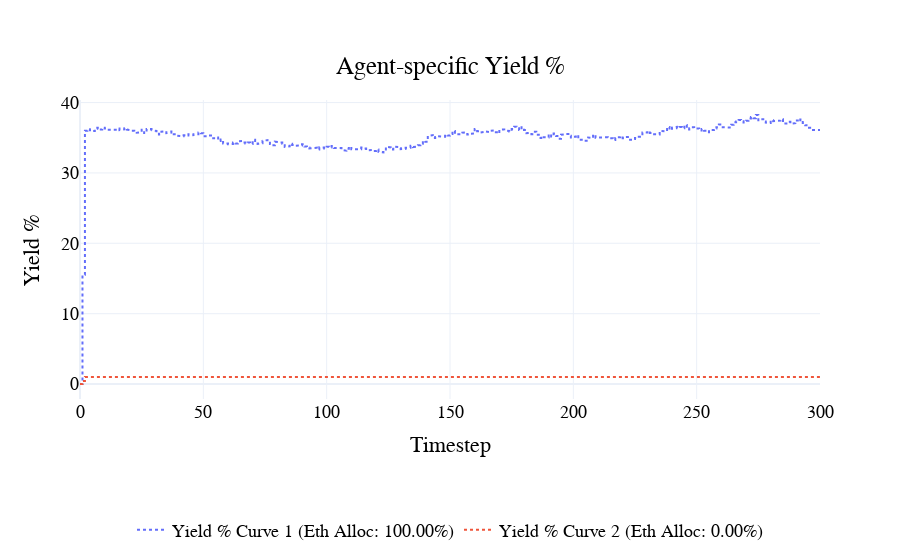

The notebook cell this image was saved under:
### Code cell
fig = visualizations.plot_yield_pct(
    df, init_agent_eth_alloc
)
pio.show(fig)

### Figure 1 — Plotly figure (JSON) as saved in the notebook; plotly's stock layout.template omitted (floating-point values rounded to 4 significant figures; data arrays with more than 128 entries replaced by an {"elided": "..."} marker saying what was removed)
{"data": [{"line": {"dash": "dot", "width": 2}, "name": "Yield % Curve 1 (Eth Alloc: 100.00%)", "type": "scatter", "x": {"elided": "2101 int values"}, "y": {"elided": "2101 float values"}}, {"line": {"dash": "dot", "width": 2}, "name": "Yield % Curve 2 (Eth Alloc: 0.00%)", "type": "scatter", "x": {"elided": "2101 int values"}, "y": {"elided": "2101 float values"}}], "layout": {"font": {"color": "black", "family": "Arial", "size": 18}, "hovermode": "x unified", "legend": {"orientation": "h", "x": 0.5, "xanchor": "center", "y": -0.5, "yanchor": "bottom"}, "paper_bgcolor": "rgba(255, 255, 255, 1)", "plot_bgcolor": "rgba(255, 255, 255, 1)", "title": {"text": "Agent-specific Yield %", "x": 0.5, "xanchor": "center", "y": 0.9, "yanchor": "top"}, "xaxis": {"title": {"text": "Timestep"}}, "yaxis": {"title": {"text": "Yield %"}}}}
